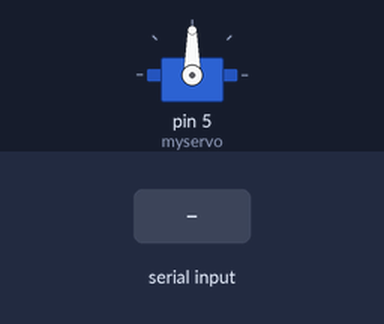
This sketch was run on a simulated Arduino Uno, built with avr-gcc and run on an emulated ATmega328P. Parts: servo. Inputs (shaded band) come from the test bench.

Above: at 1.2 s.
1.3 s: "l" received over Serial
At 1.9 s:
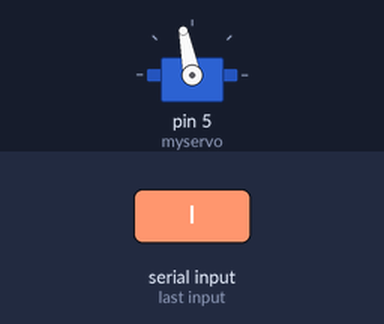
2.8 s: "r" received over Serial
At 3.1 s:
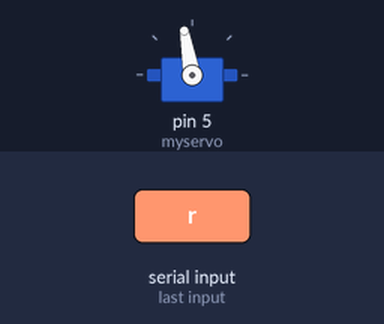
Timing chart, 0 to 5.8 s (numbered marks = the images above; inputs shaded):
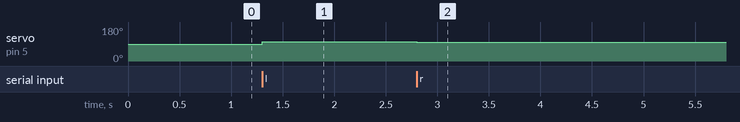

Measured:
- after the input at 1.3 s, servo on pin 5 (myservo): 90° → 101° at once
- after the input at 2.8 s, servo on pin 5 (myservo): 101° → 100° at once

The sketch:

Face_Catcher_Arduino.ino
```cpp
#include <Servo.h>
int pos;    // variable to store the servo position
int incomingByte;
int ang = 100;
Servo myservo;  // create servo object to control a servo
// twelve servo objects can be created on most boards
void setup() {


  myservo.attach(5);  // attaches the servo on pin 5 to the servo object
  Serial.begin(9600);

}


void loop() {
  if (Serial.available() > 0){
   int in = Serial.read();
    if (in == 'l')
    {
      ang++;
      myservo.write(ang);

    }
  else if (in == 'r')
  {
       ang--;
      myservo.write(ang);
  }
  else if (in == 'c')
  {
   myservo.write(ang);
  }

  }


}
```
